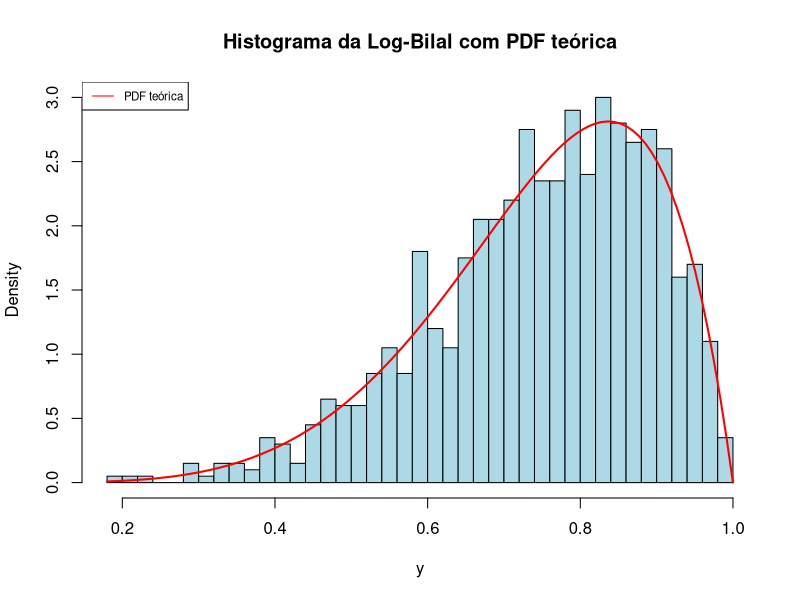

The R source for this figure:
# ============================================================
# DISTRIBUIÇÃO LOG-BILAL REPARAMETRIZADA
# ============================================================

# ------------------------------------------------------------
# 1. FUNÇÃO DE DENSIDADE DE PROBABILIDADE (PDF)
# ------------------------------------------------------------
dLB <- function(y, mu = 0.75) {
  fx1 <- (12 / ((mu / (mu + 24))^(-1/2) - 5)) * 
    y^(4 / ((mu / (mu + 24))^(-1/2) - 5) - 1) * 
    (1 - y^(2 / ((mu / (mu + 24))^(-1/2) - 5)))
  return(fx1)
}


# ------------------------------------------------------------
# 2. FUNÇÃO DE DISTRIBUIÇÃO ACUMULADA (CDF)
# ------------------------------------------------------------
pLB <- function(y, mu = 0.75) {
  cdf <- 3 * y^(4 / ((mu / (mu + 24))^(-1/2) - 5)) - 
    2 * y^(6 / ((mu / (mu + 24))^(-1/2) - 5))
  return(cdf)
}


# ------------------------------------------------------------
# 3. FUNÇÃO INVERSA (AUXILIAR PARA QUANTIL E GERAÇÃO)
# ------------------------------------------------------------
inverse <- function(f, lower, upper) {
  function(y) {
    uniroot(function(x) f(x) - y, lower = lower, upper = upper, tol = 1e-10)$root
  }
}


# ------------------------------------------------------------
# 4. FUNÇÃO QUANTÍLICA (GERAÇÃO DE VALORES ALEATÓRIOS)
# ------------------------------------------------------------
qLB <- function(u, mu) {
  f <- function(y) {
    3 * y^(4 / ((mu / (mu + 24))^(-1/2) - 5)) - 
      2 * y^(6 / ((mu / (mu + 24))^(-1/2) - 5))
  }
  q <- inverse(f, lower = 0, upper = 1)
  return(q(u))
}


# ------------------------------------------------------------
# 5. TESTE: GERAÇÃO DE NÚMEROS E PLOTAGEM
# ------------------------------------------------------------
set.seed(123)
n <- 1000
mu <- 0.75

u_vals <- runif(n)
y_vals <- sapply(u_vals, qLB, mu = mu)

hist(y_vals, breaks = 30, freq = FALSE, col = "lightblue", 
     main = "Histograma da Log-Bilal com PDF teórica", xlab = "y")

curve(dLB(x, mu = mu), col = "red", lwd = 2, add = TRUE)
legend("topleft", legend = c("PDF teórica"), col = "red", lwd = 1, cex = 0.7)



# ------------------------------------------------------------
# Função de Log-Verossimilhança
# ------------------------------------------------------------
log_lik_LB <- function(theta, y) {
  mu <- theta[1]
  
  # Check for valid input
  if (mu <= 0 || any(y <= 0 | y >= 1)) {
    return(-Inf)
  }
  
  # Your original log-likelihood expression (but with 'y' instead of 'y1')
  ll <- log(12 / ((mu / (mu + 24))^(-1/2) - 5)) + 
    (4 / ((mu / (mu + 24))^(-1/2) - 5) - 1) * log(y) + 
    log(1 - y^(2 / ((mu / (mu + 24))^(-1/2) - 5)))
  
  return(sum(ll))
}


# ------------------------------------------------------------
# Exemplo de estimação via optim
# ------------------------------------------------------------
set.seed(123)
y_vals <- sapply(runif(100), qLB, mu = 0.75)

theta_start <- c(0.5)

optim_result <- optim(theta_start, log_lik_LB, y = y_vals,
                      method = "BFGS",
                      control = list(fnscale = -1))

print(optim_result$par)

# 1. Simulate data Log-Bilal
set.seed(123)
mu_true <- 0.75
y_vals <- sapply(runif(1000), qLB, mu = mu_true)


log_pdf_sum <- sum(log(dLB(y_vals, mu = mu_true)))
log_lik_val <- log_lik_LB(c(mu_true), y_vals)


print(log_pdf_sum)
print(log_lik_val)
print(all.equal(log_pdf_sum, log_lik_val))


